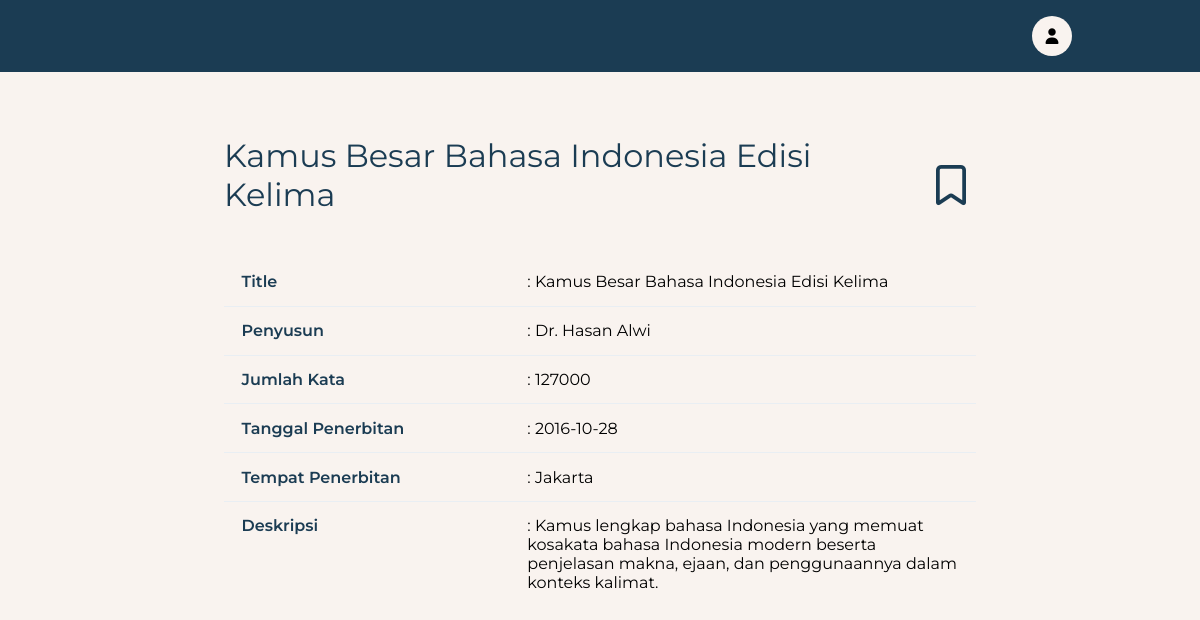
/pages/lexicon-detail.php?lexiconId=lex_001, run on the app's committed database.
### tables this page shows
create table lexicons (
    lexicon_id varchar(255) primary key not null,
    title varchar(255) not null default '',
    words_in_total int not null default 0,
    description text not null,
    date_of_prep date not null,
    place_of_prep varchar(255) not null default '',
    author_id varchar(255) not null,
    created_at timestamp not null default current_timestamp,
    updated_at timestamp not null default current_timestamp on update current_timestamp,
    foreign key (author_id) references authors(author_id)
);

create table authors (
    author_id varchar(255) primary key not null,
    author_name varchar(255) not null default '',
    created_at timestamp not null default current_timestamp,
    updated_at timestamp not null default current_timestamp on update current_timestamp
);

### service/lexicon-detail.service.php (called while the page is built, shortened)
<?php
require_once "../config/database.php";
function getLexiconDetail($lexiconId) {
    global $pdo;
    $stmt = $pdo->prepare("
        SELECT l.lexicon_id, l.title, l.words_in_total, l.description,
               l.date_of_prep, l.place_of_prep, a.author_name,
               IF(lb.bookmark_id IS NOT NULL, TRUE, FALSE) AS is_bookmarked
        FROM lexicons l
        INNER JOIN authors a ON l.author_id = a.author_id
        LEFT JOIN lexicon_bookmarks lb ON l.lexicon_id = lb.lexicon_id AND lb.user_id = :user_id
        WHERE l.lexicon_id = :lexicon_id
    ");
    $userId = $_SESSION['id'] ?? "";
    $stmt->bindParam(":user_id", $userId);
    $stmt->bindParam(":lexicon_id", $lexiconId);
    $stmt->execute();
    return $stmt->fetch(PDO::FETCH_ASSOC);
}

### pages/lexicon-detail.php (the view, shortened to what this page needs)
<?php include "../layouts/top.php"; ?>
<?php
require_once "../service/lexicon-detail.service.php";
$lexiconId = $_GET["lexiconId"] ?? "";
$lexiconDetail = getLexiconDetail($lexiconId);
?>
    </head>
    <body>
<?php include "../layouts/navbar.php"; ?>
    <main>
        <div class="heading">
            <h1><?= $lexiconDetail["title"] ?></h1>
            <aside id="bookmark-btn" data-lexiconId="<?= $lexiconId ?>" data-isBookmarked="<?= $lexiconDetail["is_bookmarked"] ? "1" : "0" ?>">
                <?php if ($lexiconDetail["is_bookmarked"]): ?>
                    <i class="fa-solid fa-bookmark"></i>
                <?php else: ?>
                    <i class="fa-regular fa-bookmark"></i>
                <?php endif; ?>
            </aside>
        </div>
        <table>
            <tr>
                <th>Title</th>
                <th>: <?= $lexiconDetail["title"] ?></th>
            </tr>
            <tr>
                <th>Penyusun</th>
                <th>: <?= $lexiconDetail["author_name"] ?></th>
            </tr>
            <tr>
                <th>Jumlah Kata</th>
                <td>: <?= $lexiconDetail["words_in_total"] ?></td>
            </tr>
            <tr>
                <th>Tanggal Penerbitan</th>
                <th>: <?= $lexiconDetail["date_of_prep"] ?></th>
            </tr>
            <tr>
                <th>Tempat Penerbitan</th>
                <th>: <?= $lexiconDetail["place_of_prep"] ?></th>
            </tr>
            <tr>
                <th>Deskripsi</th>
                <td>: <?= $lexiconDetail["description"] ?></td>
            </tr>
        </table>
    </main>
<?php include "../layouts/bottom.php"; ?>

### layouts/top.php (style rules this page uses)
* { box-sizing: border-box; margin: 0; padding: 0; }
h1, h2, h3, h4, h5, h6, th { margin: 0; padding: 0; font-weight: normal; }
html { scroll-behavior: smooth; }
body { font-family: 'Montserrat', sans-serif; background-color: #f9f3ef; }
main { padding: 4rem 14rem; }

### pages/lexicon-detail.php (style rules this page uses)
main h1 { margin-bottom: 1.25rem; color: #1b3c53; }
table { width: 100%; border-collapse: collapse; border-radius: 12px; overflow: hidden; }
table th, table td { text-align: left; padding: 0.9rem 1.1rem; border-bottom: 1px solid #e9eef3; vertical-align: top; }
table tr:last-child th, table tr:last-child td { border-bottom: none; }
table tr > th:first-child { width: 38%; color: #1b3c53; font-weight: 600; }
main > .heading { display: flex; align-items: center; gap: 0.5rem; margin-bottom: 1.5rem; justify-content: space-between; }
main > .heading i { font-size: 2.5rem; color: #1b3c53; cursor: pointer; }

### data on the page
lexicons: title "Kamus Besar Bahasa Indonesia Edisi Kelima", author.author_name "Dr. Hasan Alwi", words_in_total "127000", date_of_prep "2016-10-28", place_of_prep "Jakarta", description "Kamus lengkap bahasa Indonesia yang memuat kosakata bahasa Indonesia modern beserta penjelasan makna, ejaan, dan penggunaannya dalam konteks kalimat."
